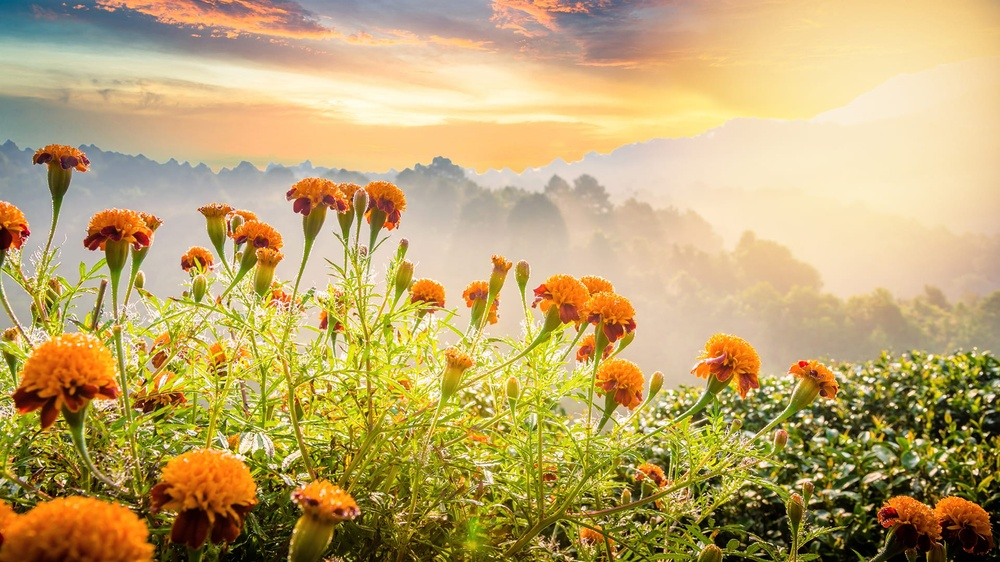
#> input picture Task4_UseOpenCV/pic.jpeg, 1000 x 562 px, shrunk from 1920 x 1080 before the run
$ python ColorChange.py
#> lines starting #> are read from the running program, lines starting #| are printed output that depends on the picture
import cv2

image = cv2.imread('pic.jpeg')
#> image is the input picture: shape (562, 1000, 3); mean B, G, R 109.3, 165.5, 189.6
gray = cv2.cvtColor(image, cv2.COLOR_BGR2GRAY)
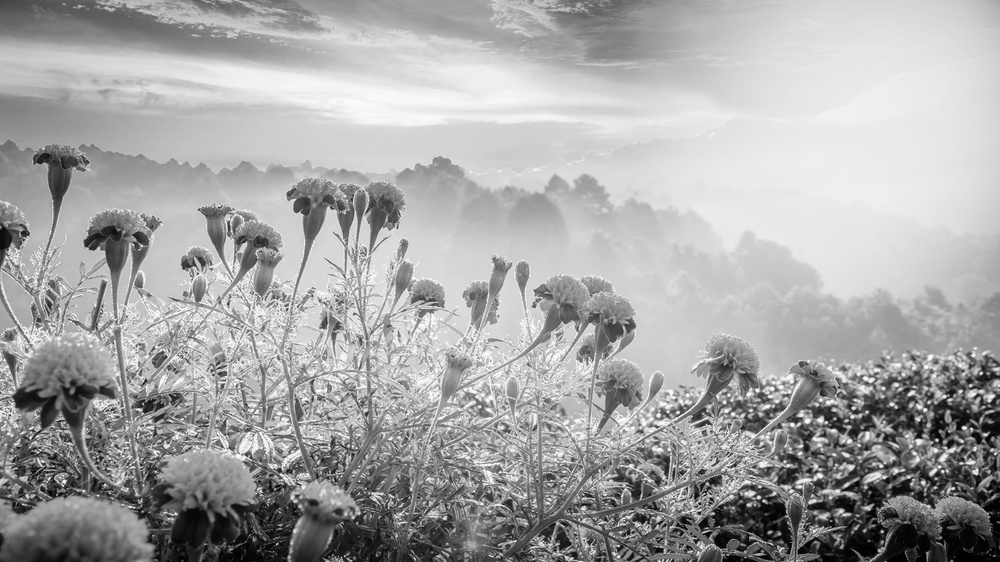
#> gray: shape (562, 1000); min 0, max 254, mean 166.3


cv2.namedWindow('orignal', cv2.WINDOW_NORMAL)
cv2.namedWindow('gray', cv2.WINDOW_NORMAL)


cv2.imshow('orignal', image)
cv2.imshow('gray', gray)


cv2.waitKey(0)
cv2.destroyAllWindows()

$ run again, with Task4_UseOpenCV/Change color.PNG saved as Task4_UseOpenCV/pic.jpeg
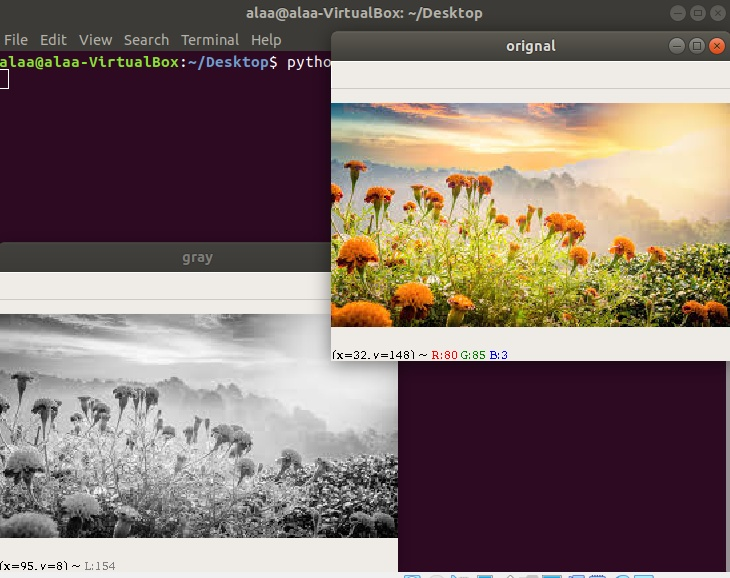
#> input picture Task4_UseOpenCV/Change color.PNG, 730 x 578 px
#> image is the input picture: shape (578, 730, 3); mean B, G, R 109.7, 115.2, 131.5
#> `gray = cv2.cvtColor(image, cv2.COLOR_BGR2GRAY)`:
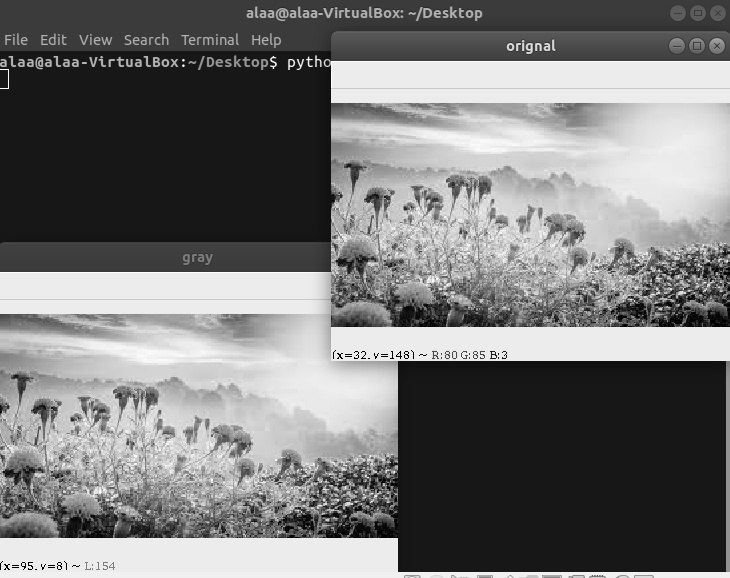
#> gray: shape (578, 730); min 0, max 255, mean 119.4
